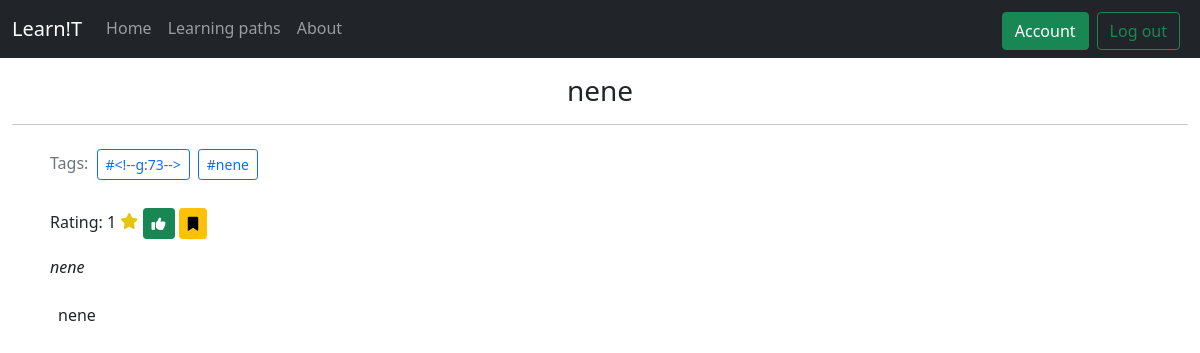
/path?id=12 (signed in), run on an earlier commit of the app's database.
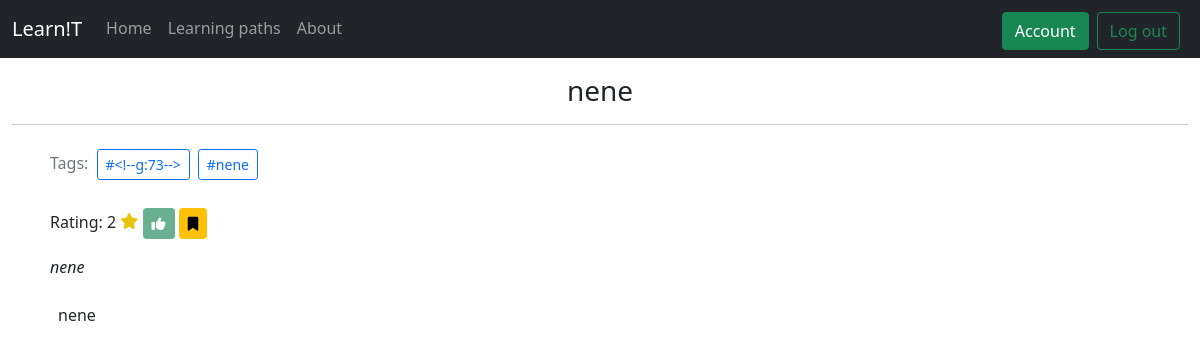
And on a later commit of the database.
### tables this page shows
CREATE TABLE lpaths (
    id INTEGER PRIMARY KEY AUTOINCREMENT,
    title TEXT NOT NULL,
    tags TEXT,
    excerpt TEXT,
    body TEXT,
    rating INTEGER DEFAULT 0,
    isActive INTEGER DEFAULT 0,
    voted TEXT DEFAULT "",
    userId INTEGER,
    FOREIGN KEY(userId) REFERENCES users(id)
);

### app.py (the view)
@app.route('/path', methods=['GET'])
def path():
    pathId = request.args.get('id')
    lpath = None
    bookmark = 0
    userId = None
    voted = None
    userId = session.get('user_id')
    with sqlite3.connect(_DB) as conn:
        cur = conn.cursor()
        if(userId != None):
            voted = cur.execute(
                "SELECT voted FROM lpaths WHERE id = ?", (pathId,)).fetchall()[0][0]
            bookmarks = cur.execute(
                "SELECT bookmarks FROM users WHERE id = ?", (userId,)).fetchall()[0][0]
            bookmarksList = bookmarks.split(',')
            print(f"bookmarksList: {bookmarksList}")
            votedList = voted.split(',')
            if(str(userId) in votedList):
                voted = 'voted'
            if(str(pathId) in bookmarksList):
                bookmark = 1
        lpath = cur.execute(
            "SELECT * FROM lpaths WHERE id = ?", (pathId,)).fetchall()[0]
        if not lpath:
            return redirect('/')
    return render_template("path.html", active=active, lpath=lpath, userId=userId, voted=voted, bookmark=bookmark)

### templates/path.html (shortened to what this page needs)
{% extends "layout.html" %}  {% block main %}
<h3 class="text-center">
  {{lpath[1]}}
  <hr />
</h3>
<div class="container-md">
  <div class="d-lg-flex flex-column">
    <div class="p-2">
      <h6 class="card-subtitle mb-2 text-muted" id="tags">
        Tags: <span name="tags">{{lpath[2]}}</span>
      </h6>
    </div>
    <div class="p-2">
      Rating: {{lpath[5]}}
      <i class="fa-solid fa-star" style="color: rgb(230, 196, 9)"></i>
      {%if voted == 'voted'%}
      <span class="d-inline-block" data-toggle="tooltip" title="Already voted">
        <button
          class="btn btn-success btn-sm mw-1"
          data-placement="right"
          style="pointer-events: none"
          type="button"
          disabled
        >
          <i class="fa-solid fa-thumbs-up"></i>
        </button>
      </span>
      {%elif userId%}
      <span class="d-inline-block" data-toggle="tooltip" title="Endorse">
        <button class="btn btn-success btn-sm mw-1" onclick="rate()">
          <i class="fa-solid fa-thumbs-up"></i>
        </button>
      </span>
      {%endif%} {%if userId and bookmark == 1 %}
      <span
        class="d-inline-block"
        data-toggle="tooltip"
        title="Remove bookmark"
      >
        <button
          class="btn btn-danger btn-sm mw-1"
          data-placement="right"
          type="button"
          onclick="bookmark()"
        >
          <i class="fa-solid fa-bookmark"></i>
        </button>
      </span>
      {%elif userId and bookmark == 0 %}
      <span class="d-inline-block" data-toggle="tooltip" title="Bookmark">
        <button
          class="btn btn-warning btn-sm mw-1"
          data-placement="right"
          type="button"
          onclick="bookmark()"
        >
          <i class="fa-solid fa-bookmark"></i>
        </button>
      </span>
      {%endif%}
    </div>
    <div class="p-2 fst-italic">{{lpath[3]}}</div>
    <div class="p-3 cardBody">{{lpath[4]|safe}}</div>
  </div>
</div>
{% endblock %}

### templates/layout.html (shortened to what this page needs)
<!DOCTYPE html>
<html lang="en">
  <head>
    <link
      href="https://cdn.jsdelivr.net/npm/bootstrap@5.1.3/dist/css/bootstrap.min.css"
      rel="stylesheet"
    />
    <link href="/static/styles.css" rel="stylesheet" />
  </head>
  <body>
    <nav class="navbar navbar-expand-sm navbar-dark bg-dark">
      <div class="container-fluid">
        <a class="navbar-brand nav-item" href="/">Learn!T</a>
        <div
          class="offcanvas bg-dark navbar-dark offcanvas-end"
          tabindex="-1"
          id="offcanvasNavbar"
          aria-labelledby="offcanvasNavbarLabel"
        >
          <div class="offcanvas-body">
            {%if session['user_id']%}
            <ul class="navbar-nav navbar-dark bg-dark flex-grow-1 pe-3">
              <li class="nav-item">
                {%if active[0]%}
                <a class="nav-link active" aria-current="page" href="/">Home</a>
                {%else%}
                <a class="nav-link" href="/">Home</a>
                {%endif%}
              </li>
              <li class="nav-item">
                {%if active[1]%}
                <a
                  class="nav-link active"
                  href="/learning-paths"
                  aria-current="page"
                  >Learning paths</a
                >
                {%else%}
                <a class="nav-link" href="/learning-paths">Learning paths</a>
                {%endif%}
              </li>
              <li class="nav-item">
                {%if active[2]%}
                <a class="nav-link active" href="/about" aria-current="page"
                  >About</a
                >
                {%else%}
                <a class="nav-link" href="/about">About</a>
                {%endif%}
              </li>
            </ul>
            <form class="d-flex">
              <a
                class="btn btn-success me-2 mt-1"
                type="button"
                href="/account"
              >
                Account
              </a>
              <a
                class="btn btn-outline-success me-2 mt-1"
                type="button"
                href="/logout"
              >
                Log out
              </a>
            </form>
            {%endif%}
          </div>
        </div>
      </div>
    </nav>
    <main class="container-fluid py-3">{% block main %}{% endblock %}</main>
  </body>
</html>

What changed in the data, as far as the page shows it:
changed lpaths "nene": rating "1" → "2"; voted ",6" → ",6,7" (drawn)
